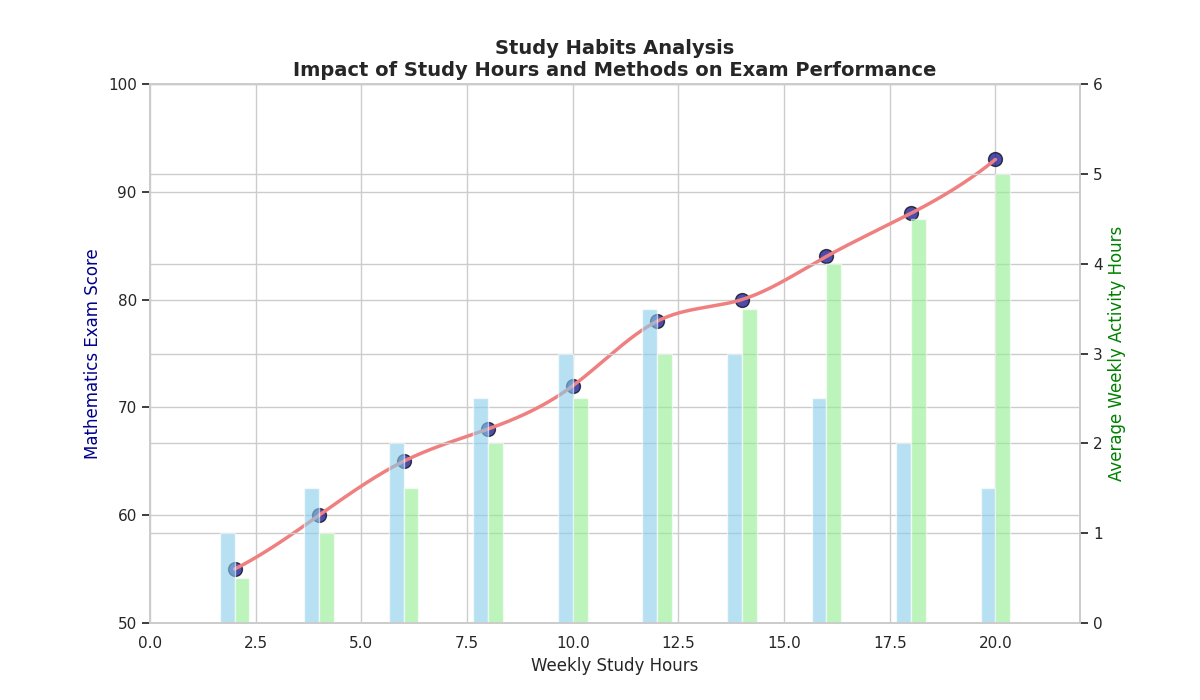

Write the Python code that produced this figure.
import matplotlib.pyplot as plt
import numpy as np
from scipy.interpolate import make_interp_spline

study_hours = np.array([2, 4, 6, 8, 10, 12, 14, 16, 18, 20])
exam_scores = np.array([55, 60, 65, 68, 72, 78, 80, 84, 88, 93])
reading_hours = np.array([1, 1.5, 2, 2.5, 3, 3.5, 3, 2.5, 2, 1.5])
exercises_hours = np.array([0.5, 1, 1.5, 2, 2.5, 3, 3.5, 4, 4.5, 5])

fig, ax1 = plt.subplots(figsize=(12, 7))

ax1.scatter(study_hours, exam_scores, color='darkblue', edgecolor='black', s=100, alpha=0.7)
X_Y_Spline = make_interp_spline(study_hours, exam_scores, k=3)
X_ = np.linspace(study_hours.min(), study_hours.max(), 500)
Y_ = X_Y_Spline(X_)
ax1.plot(X_, Y_, color='lightcoral', linewidth=2.5)

ax1.set_xlabel('Weekly Study Hours', fontsize=12)
ax1.set_ylabel('Mathematics Exam Score', fontsize=12, color='darkblue')
ax1.set_xlim(0, 22)
ax1.set_ylim(50, 100)
ax1.set_title('Study Habits Analysis\nImpact of Study Hours and Methods on Exam Performance', fontsize=14, fontweight='bold')

ax2 = ax1.twinx()
bar_width = 0.35
bar_positions = study_hours - bar_width/2
ax2.bar(bar_positions, reading_hours, bar_width, color='skyblue', alpha=0.6)
ax2.bar(bar_positions + bar_width, exercises_hours, bar_width, color='lightgreen', alpha=0.6)

ax2.set_ylabel('Average Weekly Activity Hours', fontsize=12, color='green')
ax2.set_ylim(0, 6)

plt.show()
